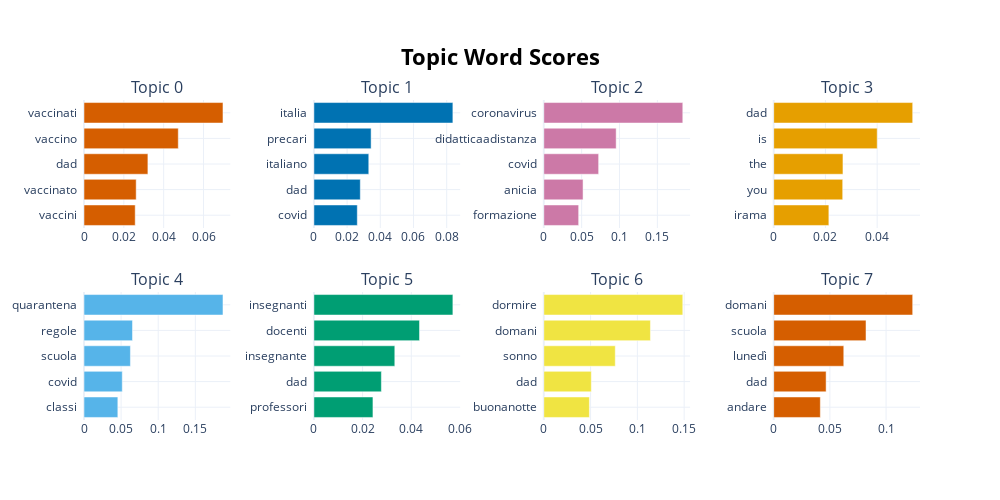

The notebook cell this image was saved under:
### Code cell
topic_model.visualize_barchart()

### Figure 1 — Plotly figure (JSON) as saved in the notebook; plotly's stock layout.template omitted (floating-point values rounded to 4 significant figures)
{"data": [{"marker": {"color": "#D55E00"}, "orientation": "h", "type": "bar", "x": [0.02571, 0.0262, 0.03208, 0.04733, 0.06977], "xaxis": "x", "y": ["vaccini  ", "vaccinato  ", "dad  ", "vaccino  ", "vaccinati  "], "yaxis": "y"}, {"marker": {"color": "#0072B2"}, "orientation": "h", "type": "bar", "x": [0.02615, 0.02795, 0.03306, 0.03446, 0.08373], "xaxis": "x2", "y": ["covid  ", "dad  ", "italiano  ", "precari  ", "italia  "], "yaxis": "y2"}, {"marker": {"color": "#CC79A7"}, "orientation": "h", "type": "bar", "x": [0.04605, 0.05185, 0.07244, 0.09558, 0.1836], "xaxis": "x3", "y": ["formazione  ", "anicia  ", "covid  ", "didatticaadistanza  ", "coronavirus  "], "yaxis": "y3"}, {"marker": {"color": "#E69F00"}, "orientation": "h", "type": "bar", "x": [0.02133, 0.02668, 0.02678, 0.04002, 0.05374], "xaxis": "x4", "y": ["irama  ", "you  ", "the  ", "is  ", "dad  "], "yaxis": "y4"}, {"marker": {"color": "#56B4E9"}, "orientation": "h", "type": "bar", "x": [0.04561, 0.05158, 0.06256, 0.06535, 0.1873], "xaxis": "x5", "y": ["classi  ", "covid  ", "scuola  ", "regole  ", "quarantena  "], "yaxis": "y5"}, {"marker": {"color": "#009E73"}, "orientation": "h", "type": "bar", "x": [0.02425, 0.02772, 0.03323, 0.04338, 0.05709], "xaxis": "x6", "y": ["professori  ", "dad  ", "insegnante  ", "docenti  ", "insegnanti  "], "yaxis": "y6"}, {"marker": {"color": "#F0E442"}, "orientation": "h", "type": "bar", "x": [0.04873, 0.05077, 0.0764, 0.114, 0.1486], "xaxis": "x7", "y": ["buonanotte  ", "dad  ", "sonno  ", "domani  ", "dormire  "], "yaxis": "y7"}, {"marker": {"color": "#D55E00"}, "orientation": "h", "type": "bar", "x": [0.04149, 0.04664, 0.06236, 0.08214, 0.1237], "xaxis": "x8", "y": ["andare  ", "dad  ", "lunedì  ", "scuola  ", "domani  "], "yaxis": "y8"}], "layout": {"annotations": [{"font": {"size": 16}, "showarrow": false, "text": "Topic 0", "x": 0.0875, "xanchor": "center", "xref": "paper", "y": 1, "yanchor": "bottom", "yref": "paper"}, {"font": {"size": 16}, "showarrow": false, "text": "Topic 1", "x": 0.3625, "xanchor": "center", "xref": "paper", "y": 1, "yanchor": "bottom", "yref": "paper"}, {"font": {"size": 16}, "showarrow": false, "text": "Topic 2", "x": 0.6375, "xanchor": "center", "xref": "paper", "y": 1, "yanchor": "bottom", "yref": "paper"}, {"font": {"size": 16}, "showarrow": false, "text": "Topic 3", "x": 0.9125, "xanchor": "center", "xref": "paper", "y": 1, "yanchor": "bottom", "yref": "paper"}, {"font": {"size": 16}, "showarrow": false, "text": "Topic 4", "x": 0.0875, "xanchor": "center", "xref": "paper", "y": 0.4, "yanchor": "bottom", "yref": "paper"}, {"font": {"size": 16}, "showarrow": false, "text": "Topic 5", "x": 0.3625, "xanchor": "center", "xref": "paper", "y": 0.4, "yanchor": "bottom", "yref": "paper"}, {"font": {"size": 16}, "showarrow": false, "text": "Topic 6", "x": 0.6375, "xanchor": "center", "xref": "paper", "y": 0.4, "yanchor": "bottom", "yref": "paper"}, {"font": {"size": 16}, "showarrow": false, "text": "Topic 7", "x": 0.9125, "xanchor": "center", "xref": "paper", "y": 0.4, "yanchor": "bottom", "yref": "paper"}], "height": 500, "hoverlabel": {"bgcolor": "white", "font": {"family": "Rockwell", "size": 16}}, "showlegend": false, "title": {"font": {"color": "Black", "size": 22}, "text": "<b>Topic Word Scores", "x": 0.5, "xanchor": "center", "yanchor": "top"}, "width": 1000, "xaxis": {"anchor": "y", "domain": [0, 0.175], "showgrid": true}, "xaxis2": {"anchor": "y2", "domain": [0.275, 0.45], "showgrid": true}, "xaxis3": {"anchor": "y3", "domain": [0.55, 0.725], "showgrid": true}, "xaxis4": {"anchor": "y4", "domain": [0.825, 1], "showgrid": true}, "xaxis5": {"anchor": "y5", "domain": [0, 0.175], "showgrid": true}, "xaxis6": {"anchor": "y6", "domain": [0.275, 0.45], "showgrid": true}, "xaxis7": {"anchor": "y7", "domain": [0.55, 0.725], "showgrid": true}, "xaxis8": {"anchor": "y8", "domain": [0.825, 1], "showgrid": true}, "yaxis": {"anchor": "x", "domain": [0.6, 1], "showgrid": true}, "yaxis2": {"anchor": "x2", "domain": [0.6, 1], "showgrid": true}, "yaxis3": {"anchor": "x3", "domain": [0.6, 1], "showgrid": true}, "yaxis4": {"anchor": "x4", "domain": [0.6, 1], "showgrid": true}, "yaxis5": {"anchor": "x5", "domain": [0, 0.4], "showgrid": true}, "yaxis6": {"anchor": "x6", "domain": [0, 0.4], "showgrid": true}, "yaxis7": {"anchor": "x7", "domain": [0, 0.4], "showgrid": true}, "yaxis8": {"anchor": "x8", "domain": [0, 0.4], "showgrid": true}}}
